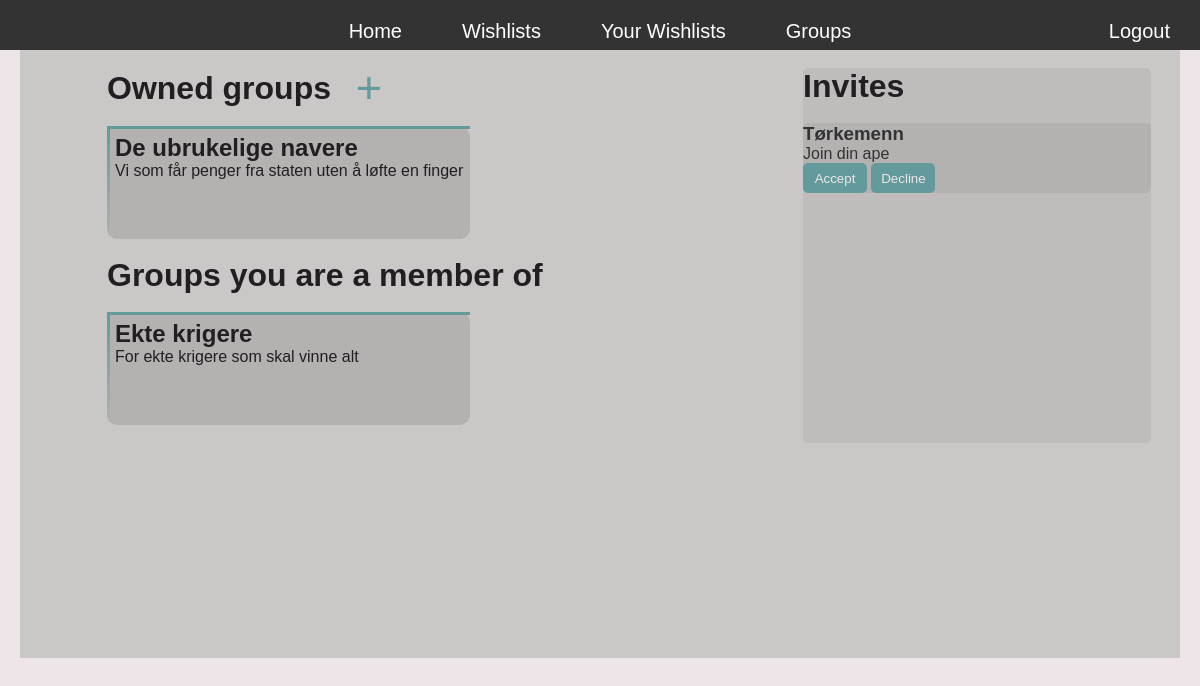
Page /groups/ (signed in) on the committed database.
### wishlistManager/models.py (models this page shows, shortened)
class WishlistGroup(models.Model):
    name = models.CharField(max_length=100)
    description = models.TextField()
    owner = models.ForeignKey('auth.User', related_name='owned_groups', on_delete=models.CASCADE)
    members = models.ManyToManyField('auth.User', related_name='wishlist_groups')
    image = models.ImageField(upload_to='images/', blank=True, null=True)

class GroupInvite(models.Model):
    group = models.ForeignKey(WishlistGroup, related_name='group_invites', on_delete=models.CASCADE)
    user = models.ForeignKey('auth.User', related_name='group_invites', on_delete=models.CASCADE)
    message = models.TextField()
    class Meta:
        unique_together = ('group', 'user',)

### wishlistManager/views.py (the view)
# urls.py: path("", views.groups_view, name="groups"),
@login_required
def groups_view(request):
    groups = WishlistGroup.objects.all()
    your_groups = [group for group in groups if request.user in group.members.all() and group.owner != request.user]
    owned_groups = [group for group in groups if group.owner == request.user]
    invites = GroupInvite.objects.filter(user=request.user)
    context = {'group_list': your_groups, 'owned_groups': owned_groups, 'invites':invites}
    return render(request, 'groups/groups.html', context)

### wishlistManager/templates/groups/groups.html (shortened to what this page needs)
{% extends "base.html" %}
{% load static %}
        {% block content %}
        <div class="group_content">
            <div class="group_lists">
                <div class="titlebox">
                    <h1>Owned groups </h1>
                    <form action="{% url 'create_group' %}" method = "get">
                        <button class="transparent_button" type="submit">+</button>
                    </form>
                </div>
                <br>
                {% for group in owned_groups %}
                    <a class="group_link" href = {% url 'group_detail' group.id %}>
                        <div class= "group">
                            <h2>{{ group.name }}</h2>
                            {% if group.description %}
                                <p>{{ group.description }}</p>
                            {% endif %}
                        </div>
                    <br>
                {% endfor %}
                <h1>Groups you are a member of</h1>
                <br>
                {% for group in group_list %}
                    <a href = {% url 'group_detail' group.id %}>
                        <div class= "group">
                            <h2>{{ group.name }}</h2>
                            {% if group.description %}
                                <p>{{ group.description }}</p>
                            {% endif %}
                        </div>
                    <br>
                {% endfor %}
            </div>
            <div class="invites">
                <h1> Invites </h1>
                <br>
                {% for invite in invites %}
                    <div class="invite">
                        <h3>{{ invite.group.name }}</h3>
                        <p>{{ invite.message }}</p>
                        <button class="" type="submit">Accept</button>
                        <button class="" type="submit">Decline</button>
                    </div>
                {% endfor %}
            </div>
        </div>
        {% endblock %}

### wishlistManager/static/styles/styles.css (style rules this page uses)
* { margin: 0; padding: 0; }
body { font-family: Arial, Helvetica, sans-serif; background-color: #eee5e9; color: #333; margin:0; padding: 20px; overflow: hidden; }
h1 { color: #221e22; }
a { text-decoration: none; color: #221e22; }
button { background-color: #639a9b; color: #eee5e9; padding: 10px 20px; border: none; border-radius: 5px; cursor: pointer; }
form { max-width: 400px; margin: 0 auto; border-radius: 10px; box-shadow: 0 4p 8px rgba(0,0,0,0.1); padding: 20px; }
.group { background-color: #b4b1b1; width: 350px; min-height: 100px; padding: 5px; border-radius: 10px; border-top: 3px solid #639a9b; border-left: 3px solid; border-right-color: transparent; border-image: linear-gradient(to bottom, #639a9b, transparent) 1 100%; border-image-slice: 1; }
.group_link { width: 350px; display: block; }
.group_content { display: flex; flex-direction: row; width: 90%; margin-left: 5%; }
.group_lists { flex:2 }
.transparent_button { background-color: #00000000; border: none; cursor: pointer; font-size: 45px; width: 30px; height: 30px; padding: 0px; color: #639a9b; line-height: 0.5; text-align: center; }
.invites { flex:1; background-color: #c0bcbc; border-radius: 5px; }
.invite { background-color: #b4b1b1; border-radius: 5px; }
.invite button { width: 64px; height: 30px; padding: 0px; }
.titlebox { display: flex; align-items: center; justify-content: center; height: 40px; width: 300px; padding: 0px; }

### rows in the picture
WishlistGroup: name "De ubrukelige navere", description "Vi som får penger fra staten uten å løfte en finger"
WishlistGroup: name "Ekte krigere", description "For ekte krigere som skal vinne alt"
GroupInvite: group.name "Tørkemenn", message "Join din ape"
